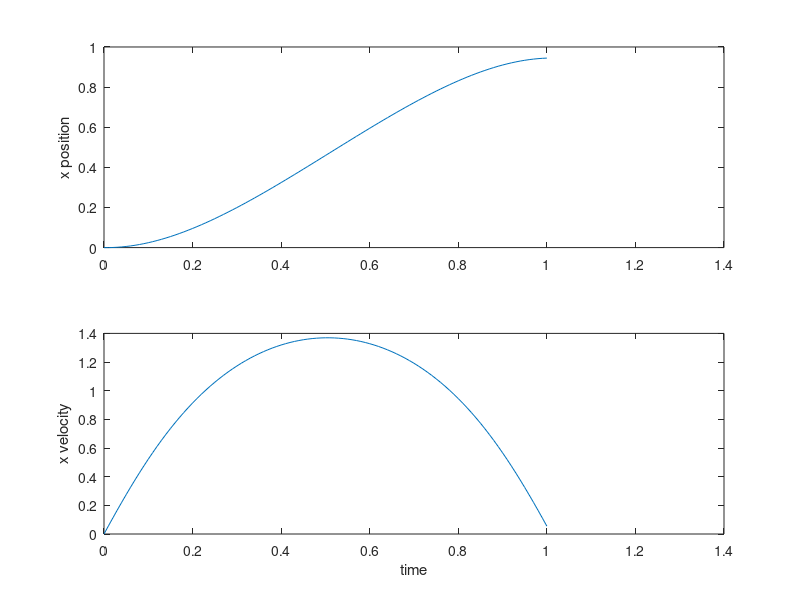
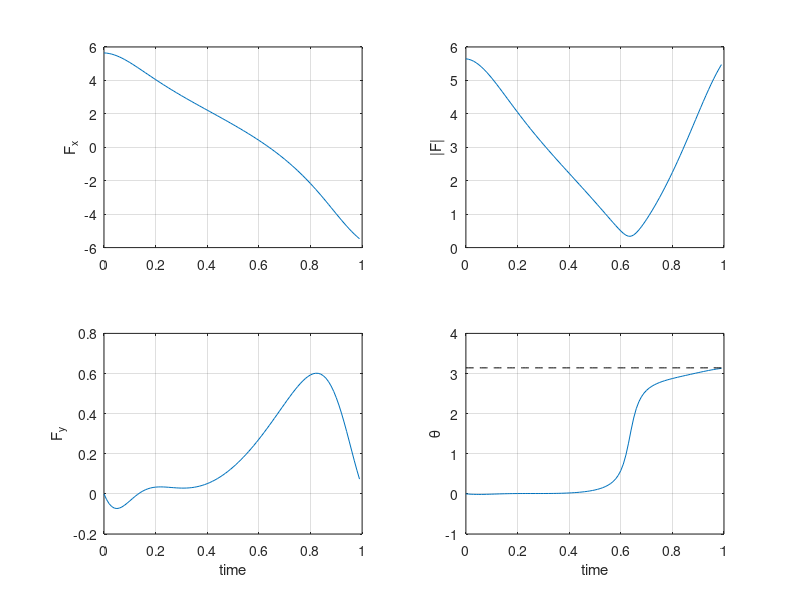

Write the MATLAB code that produced these figures, in order.
clear all
close all

load masspointLog.mat

figure()
subplot(2,1,1)
plot(squeeze(t),x(1,:))
ylabel('x position')
subplot(2,1,2)
plot(squeeze(t),x(2,:))
xlabel('time')
ylabel('x velocity')

figure()
subplot(2,2,1)
plot(squeeze(t(1:end-1)), u(1,:)); hold on;
ylabel('F_x');
grid on;
subplot(2,2,3)
plot(squeeze(t(1:end-1)), u(2,:));
ylabel('F_y')
xlabel('time');
grid on;
subplot(2,2,2)
plot(squeeze(t(1:end-1)), sqrt(u(1,:).^2 + u(2,:).^2));
ylabel('|F|')
grid on;
subplot(2,2,4)
plot(squeeze(t(1:end-1)), atan2(u(2,:),u(1,:))); hold on;
plot(squeeze(t(1:end-1)), 3.141*ones(1, length(t)-1), 'k--');
xlabel('time')
ylabel('\theta')
grid on;



